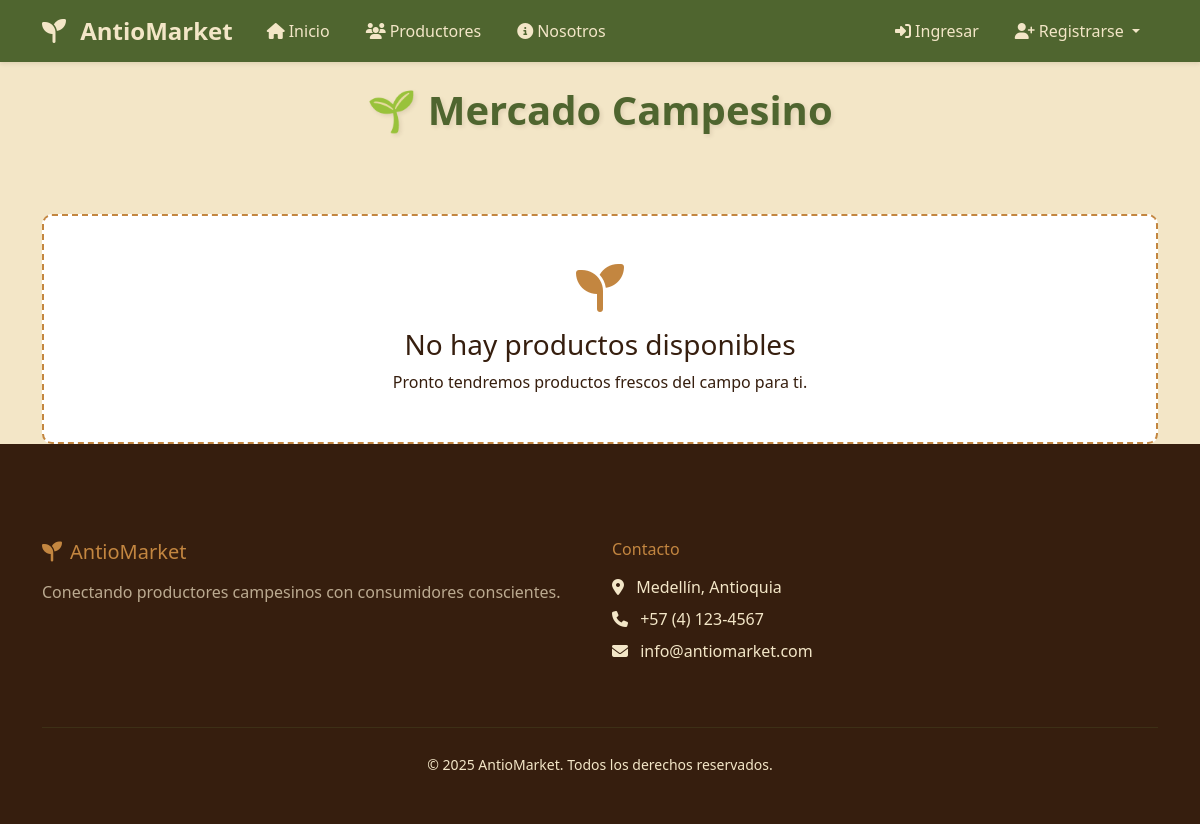
Before: / with the older database file.
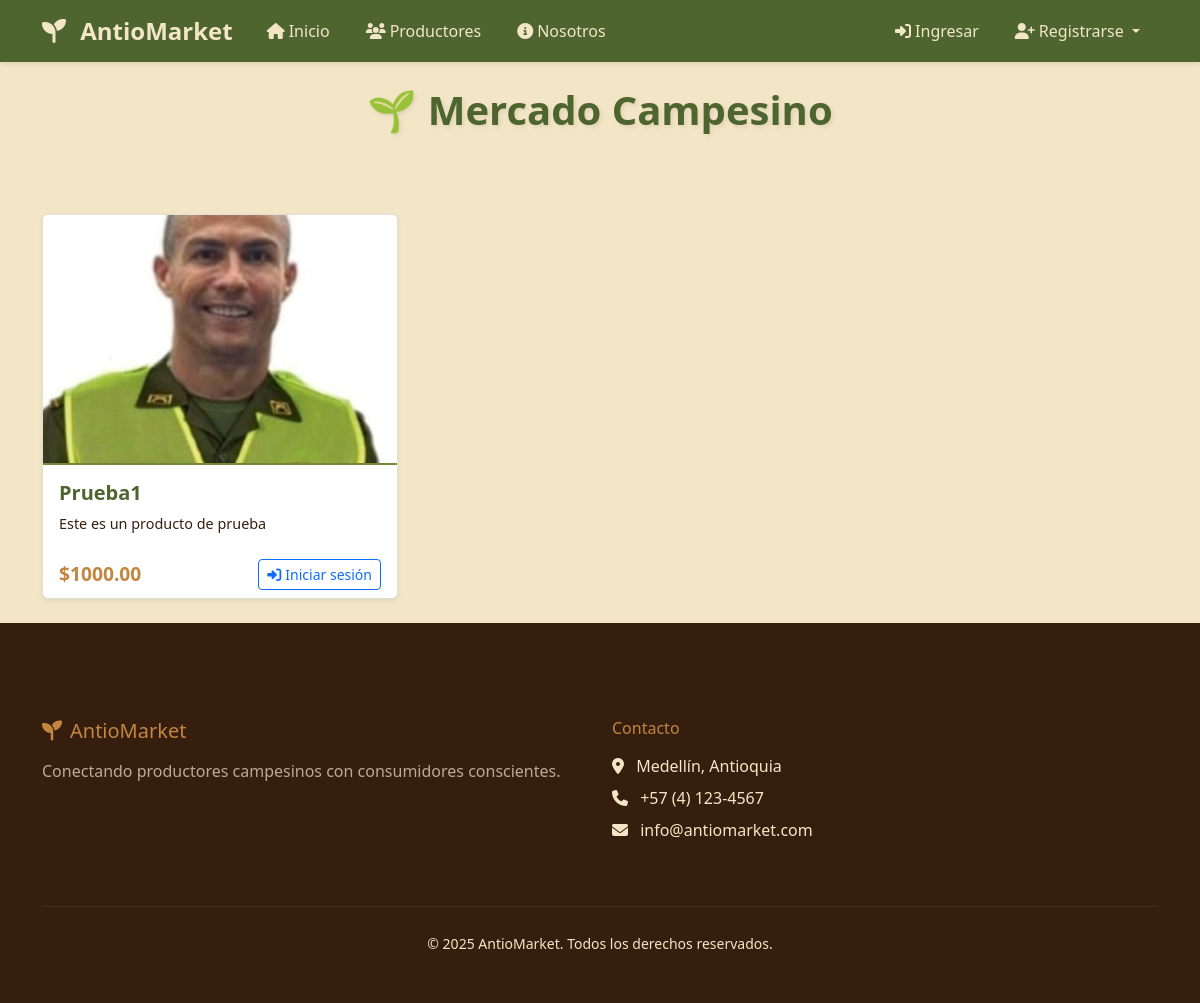
After: the same page with the newer database file.
### productos/models.py (models this page shows, shortened)
class Producto(models.Model):
    vendedor = models.ForeignKey("cuentas.CuentaVendedor", on_delete=models.CASCADE)
    nombre = models.CharField(max_length=100)
    descripcion = models.TextField()
    precio = models.DecimalField(max_digits=10, decimal_places=2)
    stock = models.IntegerField()
    categoria = models.CharField(max_length=50)
    imagen = models.ImageField(upload_to='productos/', blank=True, null=True, default='default.jpg')

### productos/views.py (the view)
# urls.py: path('', views.HomeView.as_view(), name='home'),
class HomeView(ListView):
    model = Producto
    template_name = 'productos/home.html'
    context_object_name = 'productos'
    paginate_by = 12
    def get_queryset(self):
        queryset = Producto.objects.filter(stock__gt=0)
        form = BuscarProductoForm(self.request.GET)
        if form.is_valid():
            busqueda = form.cleaned_data.get('busqueda')
            if busqueda:
                queryset = queryset.filter(
                    Q(nombre__icontains=busqueda) |
                    Q(descripcion__icontains=busqueda) |
                    Q(categoria__icontains=busqueda)
                )
            categoria = form.cleaned_data.get('categoria')
            if categoria:
                queryset = queryset.filter(categoria=categoria)
            precio_min = form.cleaned_data.get('precio_min')
            precio_max = form.cleaned_data.get('precio_max')
            if precio_min:
                queryset = queryset.filter(precio__gte=precio_min)
            if precio_max:
                queryset = queryset.filter(precio__lte=precio_max)
            ordenar_por = form.cleaned_data.get('ordenar_por')
            if ordenar_por:
                queryset = queryset.order_by(ordenar_por)
            else:
                queryset = queryset.order_by('-id')
        else:
            queryset = queryset.order_by('-id')
        return queryset
    def get_context_data(self, **kwargs):
        context = super().get_context_data(**kwargs)
        context['form_busqueda'] = BuscarProductoForm(self.request.GET)
        context['categorias'] = Producto.objects.values_list('categoria', flat=True).distinct()
        context['vendedores'] = CuentaVendedor.objects.all()
        return context

### productos/forms.py (called while the page is built)
    def clean(self):
        cleaned_data = super().clean()
        precio_min = cleaned_data.get('precio_min')
        precio_max = cleaned_data.get('precio_max')
        if precio_min and precio_max and precio_min > precio_max:
            raise forms.ValidationError("El precio mínimo no puede ser mayor al precio máximo.")
        return cleaned_data

### productos/templates/productos/home.html (shortened to what this page needs)
{% extends 'base.html' %}
{% block extra_css %}
{% load static %}
<link rel="stylesheet" href="{% static 'css/home.css' %}">
{% endblock %}
{% block content %}
<div class="container mt-4">
    <h1 class="text-center page-title mb-5">🌱 Mercado Campesino</h1>
    <div class="row mt-5">
        {% for producto in productos %}
            <div class="col-md-4 mb-4">
                <div class="card h-100 shadow-sm product-card">
                    <a href="{% url 'productos:detalle_producto' producto.pk %}">
                        <img src="{{ producto.imagen.url }}" class="card-img-top" alt="{{ producto.nombre }}">
                    </a>
                    <div class="card-body">
                        <h5 class="card-title">
                            <a href="{% url 'productos:detalle_producto' producto.pk %}" class="text-decoration-none">
                                {{ producto.nombre }}
                            </a>
                        </h5>
                        <p class="card-text">{{ producto.descripcion|truncatewords:15 }}</p>
                    </div>
                    <div class="card-footer d-flex justify-content-between align-items-center bg-transparent border-0">
                        <span class="price-tag">${{ producto.precio }}</span>
                        {% if user.is_authenticated %}
                            {% if user.is_cliente %}
                                <a href="{% url 'carrito:agregar_producto' producto.id %}" class="btn btn-add-to-cart btn-sm">
                                    <i class="fas fa-cart-plus me-1"></i>Agregar al carrito
                                </a>
                            {% else %}
                                <a href="{% url 'productos:detalle_producto' producto.pk %}" class="btn btn-outline-secondary btn-sm">
                                    <i class="fas fa-eye me-1"></i>Ver producto
                                </a>
                            {% endif %}
                        {% else %}
                            <a href="{% url 'cuentas:login' %}" class="btn btn-outline-primary btn-sm">
                                <i class="fas fa-sign-in-alt me-1"></i>Iniciar sesión
                            </a>
                        {% endif %}
                    </div>
                </div>
            </div>
        {% empty %}
            <div class="col-12">
                <div class="no-products">
                    <i class="fas fa-seedling fa-3x mb-3" style="color: var(--color-secundario);"></i>
                    <h3>No hay productos disponibles</h3>
                    <p class="mb-0">Pronto tendremos productos frescos del campo para ti.</p>
                </div>
            </div>
        {% endfor %}
    </div>
</div>
{% endblock %}

### mercado_campesino/templates/base.html (shortened to what this page needs)
<!DOCTYPE html>
<html lang="es">
<head>
    <link href="https://cdn.jsdelivr.net/npm/bootstrap@5.3.0/dist/css/bootstrap.min.css" rel="stylesheet">
    <link rel="stylesheet" href="https://cdnjs.cloudflare.com/ajax/libs/font-awesome/6.4.0/css/all.min.css">
    {% load static %}
    <link rel="stylesheet" href="{% static 'css/base.css' %}">
    {% block extra_css %}{% endblock %}
</head>
<body>
    <nav class="navbar navbar-expand-lg">
        <div class="container">
            <a class="navbar-brand" href="{% url 'productos:home' %}">
                <i class="fas fa-seedling me-2"></i>
                AntioMarket
            </a>
            <div class="navbar-nav me-auto">
                <a class="nav-link" href="{% url 'productos:home' %}">
                    <i class="fas fa-home me-1"></i>Inicio
                </a>
                <a class="nav-link" href="#">
                    <i class="fas fa-users me-1"></i>Productores
                </a>
                <a class="nav-link" href="{% url 'productos:nosotros' %}">
                    <i class="fas fa-info-circle me-1"></i>Nosotros
                </a>
            </div>
            <div class="navbar-nav">
                {% if user.is_authenticated %}
                    <div class="nav-item dropdown">
                        <a class="nav-link dropdown-toggle" href="#" role="button" data-bs-toggle="dropdown">
                            <i class="fas fa-user me-1"></i>{{ user.first_name|default:user.username }}
                        </a>
                        <ul class="dropdown-menu">
                            <li><a class="dropdown-item" href="{% url 'cuentas:perfil' %}">
                                <i class="fas fa-user-circle me-2"></i>Mi Perfil
                            </a></li>
                            <li><a class="dropdown-item" href="#">
                                <i class="fas fa-shopping-bag me-2"></i>Mis Pedidos
                            </a></li>
                            <li><hr class="dropdown-divider"></li>
                            <li class="dropdown-item logout-btn">
                                <form method="post" action="{% url 'cuentas:logout' %}" style="display: inline;">
                                    {% csrf_token %}
                                    <button type="submit" class="dropdown-item border-0 bg-transparent text-start w-100" style="cursor: pointer;">
                                        <i class="fas fa-sign-out-alt me-2"></i>Cerrar Sesión
                                    </button>
                                </form>
                            </li>
                        </ul>
                    </div>
                {% else %}
                    <a class="nav-link" href="{% url 'cuentas:login' %}">
                        <i class="fas fa-sign-in-alt me-1"></i>Ingresar
                    </a>
                    <div class="nav-item dropdown">
                        <a class="nav-link dropdown-toggle" href="#" role="button" data-bs-toggle="dropdown">
                            <i class="fas fa-user-plus me-1"></i>Registrarse
                        </a>
                    </div>
                {% endif %}
            </div>
        </div>
    </nav>
    <main class="container-fluid px-0">
        {% block content %}
        {% endblock %}
    </main>
    <footer class="footer mt-auto pt-5">
        <div class="container py-5">
            <div class="row">
                <div class="col-lg-6 col-md-6 mb-4">
                    <h5 class="mb-3">
                        <i class="fas fa-seedling me-2"></i>AntioMarket
                    </h5>
                    <p class="text-muted">
                        Conectando productores campesinos con consumidores conscientes.
                    </p>
                </div>
                <div class="col-lg-6 col-md-6 mb-4">
                    <h6 class="mb-3">Contacto</h6>
                    <ul class="list-unstyled">
                        <li class="mb-2">
                            <i class="fas fa-map-marker-alt me-2"></i>
                            Medellín, Antioquia
                        </li>
                        <li class="mb-2">
                            <i class="fas fa-phone me-2"></i>
                            +57 (4) 123-4567
                        </li>
                        <li class="mb-2">
                            <i class="fas fa-envelope me-2"></i>
                            info@antiomarket.com
                        </li>
                    </ul>
                </div>
            </div>
            <hr class="my-4">
            <div class="row align-items-center">
                <div class="col-12 text-center">
                    <small>&copy; {% now "Y" %} AntioMarket. Todos los derechos reservados.</small>
                </div>
            </div>
        </div>
    </footer>
</body>
</html>

### mercado_campesino/static/css/base.css (style rules this page uses)
:root { --color-fondo: #f3e6c7; --color-primario: #361e0e; --color-secundario: #c38640; --color-verde-oscuro: #4f652f; --color-verde-claro: #748736; }
body { background-color: var(--color-fondo); display: flex; flex-direction: column; min-height: 100vh; color: var(--color-primario); }
.navbar { background-color: var(--color-verde-oscuro) !important; box-shadow: 0 2px 4px rgba(54, 30, 14, 0.1); }
.navbar-brand { font-weight: bold; color: var(--color-fondo) !important; font-size: 1.5rem; }
.navbar-nav .nav-link { color: var(--color-fondo) !important; font-weight: 500; margin: 0 10px; transition: color 0.3s ease; }
.footer { background-color: var(--color-primario); color: var(--color-fondo); margin-top: auto; }
.footer h5, .footer h6 { color: var(--color-secundario); }
.footer .text-muted { color: rgba(243, 230, 199, 0.7) !important; }
.footer hr { border-color: var(--color-verde-oscuro); }
main { flex: 1; background-color: var(--color-fondo); }

### productos/static/css/home.css (style rules this page uses)
.product-card { transition: transform 0.3s ease, box-shadow 0.3s ease; border: 1px solid rgba(79, 101, 47, 0.2); background-color: white; }
.product-card .card-img-top { height: 250px; object-fit: cover; border-bottom: 2px solid var(--color-verde-claro); }
.product-card .card-title { color: var(--color-verde-oscuro); font-weight: bold; }
.product-card .card-title a { color: var(--color-verde-oscuro) !important; text-decoration: none; }
.product-card .card-text { color: var(--color-primario); font-size: 0.9rem; }
.price-tag { color: var(--color-secundario); font-size: 1.2rem; font-weight: bold; }
.page-title { color: var(--color-verde-oscuro); font-weight: bold; text-shadow: 2px 2px 4px rgba(54, 30, 14, 0.1); margin-bottom: 4rem; padding-bottom: 2rem; }

Changed rows visible on the page:
added Producto: imagen (picture), nombre "Prueba1", descripcion "Este es un producto de prueba", precio "1000.00"
Other visible differences:
text no longer shown: "No hay productos disponibles Pronto tendremos productos frescos del campo para ti."
